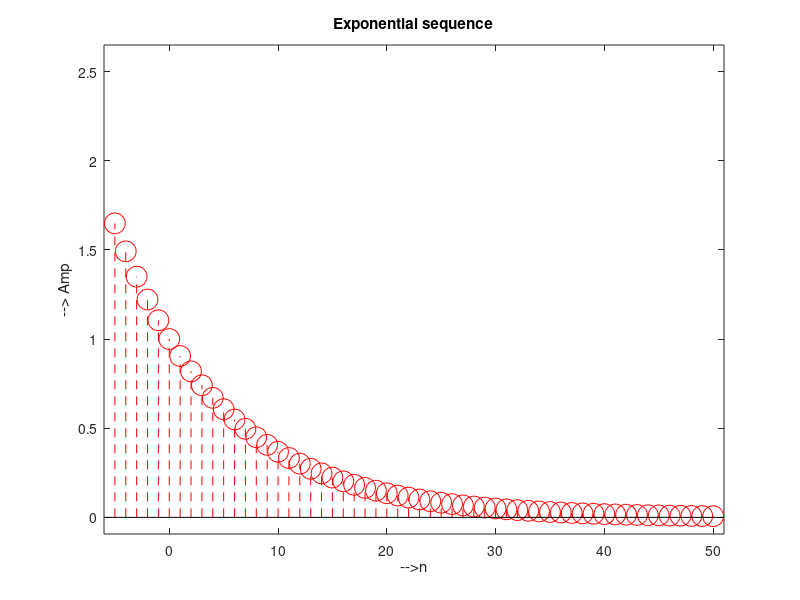

The MATLAB source for this figure:
clc;
clear all;
close all;
% real exponential

n = -5:1:50;
a = -0.1;

x = exp(a*n);

stem(n,x,'r--','MarkerSize',15);
xlim([n(1)-1 n(end)+1]);
ylim([min(x)-0.1 max(x)+1]);

xlabel('-->n');
ylabel('--> Amp');
title('Exponential sequence');
